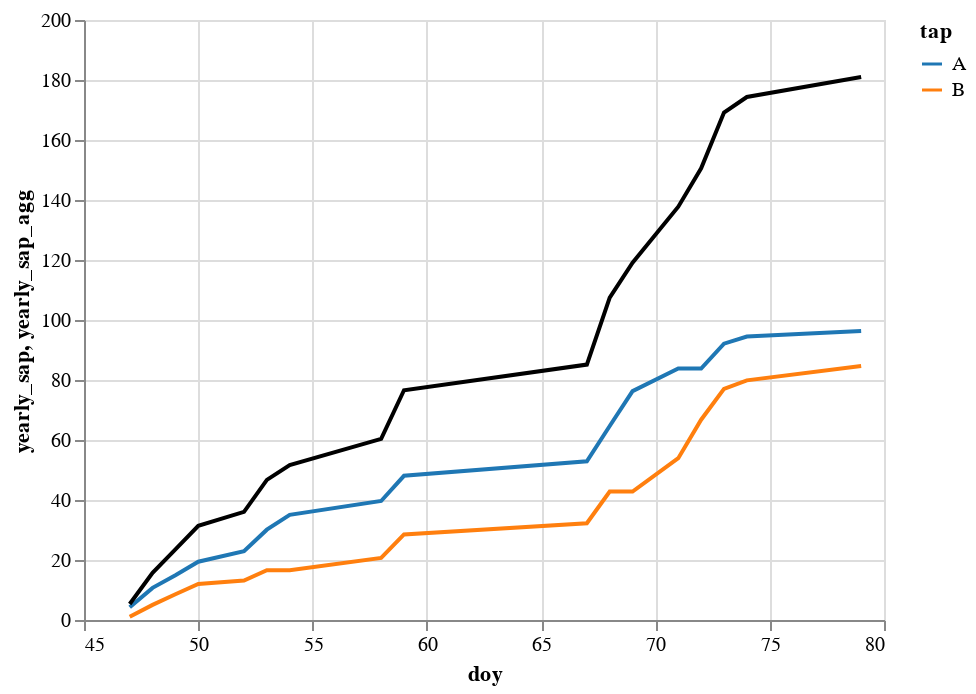

The cell this chart's notebook holds for it:
### Code cell
a+b

### Figure 1 — Vega-Lite specification as saved in the notebook (floating-point values rounded to 4 significant figures)
{"config": {"view": {"continuousWidth": 400, "continuousHeight": 300}}, "layer": [{"data": {"name": "data-a0967a92fba12b78f542711a0ed1d0fd"}, "mark": "line", "encoding": {"color": {"type": "nominal", "field": "tap", "scale": {"scheme": "category10"}}, "x": {"type": "quantitative", "field": "doy"}, "y": {"type": "quantitative", "field": "yearly_sap"}}}, {"data": {"name": "data-a0967a92fba12b78f542711a0ed1d0fd"}, "mark": {"type": "line", "color": "black"}, "encoding": {"x": {"type": "quantitative", "field": "doy"}, "y": {"type": "quantitative", "field": "yearly_sap_agg"}}, "transform": [{"aggregate": [{"op": "sum", "field": "yearly_sap", "as": "yearly_sap_agg"}], "groupby": ["doy"]}]}], "$schema": "https://vega.github.io/schema/vega-lite/v4.8.1.json", "datasets": {"data-a0967a92fba12b78f542711a0ed1d0fd": [{"site": "Harvard Forest", "date": "2012-02-16T00:00:00", "tree": "HF1", "species": "ACSA", "tap": "A", "sugar": 2.7, "sap_wt": 4.24, "year": "2012-01-01T00:00:00", "site_id": "HF", "tree_id": "HF.ACSA.HF1", "tree_record_id": "HF.ACSA.HF1.2012-02-16", "tap_record_id": "HF.ACSA.HF1.A.2012-02-16", "doy": 47, "year_int": 2012, "yearly_sap": 4.24, "yearly_sugar": 11.45}, {"site": "Harvard Forest", "date": "2012-02-16T00:00:00", "tree": "HF1", "species": "ACSA", "tap": "B", "sugar": 2.4, "sap_wt": 1.08, "year": "2012-01-01T00:00:00", "site_id": "HF", "tree_id": "HF.ACSA.HF1", "tree_record_id": "HF.ACSA.HF1.2012-02-16", "tap_record_id": "HF.ACSA.HF1.B.2012-02-16", "doy": 47, "year_int": 2012, "yearly_sap": 1.08, "yearly_sugar": 2.592}, {"site": "Harvard Forest", "date": "2012-02-17T00:00:00", "tree": "HF1", "species": "ACSA", "tap": "B", "sugar": 2.3, "sap_wt": 3.96, "year": "2012-01-01T00:00:00", "site_id": "HF", "tree_id": "HF.ACSA.HF1", "tree_record_id": "HF.ACSA.HF1.2012-02-17", "tap_record_id": "HF.ACSA.HF1.B.2012-02-17", "doy": 48, "year_int": 2012, "yearly_sap": 5.04, "yearly_sugar": 11.7}, {"site": "Harvard Forest", "date": "2012-02-17T00:00:00", "tree": "HF1", "species": "ACSA", "tap": "A", "sugar": 2.6, "sap_wt": 6.47, "year": "2012-01-01T00:00:00", "site_id": "HF", "tree_id": "HF.ACSA.HF1", "tree_record_id": "HF.ACSA.HF1.2012-02-17", "tap_record_id": "HF.ACSA.HF1.A.2012-02-17", "doy": 48, "year_int": 2012, "yearly_sap": 10.71, "yearly_sugar": 28.27}, {"site": "Harvard Forest", "date": "2012-02-18T00:00:00", "tree": "HF1", "species": "ACSA", "tap": "B", "sugar": 2.4, "sap_wt": 3.54, "year": "2012-01-01T00:00:00", "site_id": "HF", "tree_id": "HF.ACSA.HF1", "tree_record_id": "HF.ACSA.HF1.2012-02-18", "tap_record_id": "HF.ACSA.HF1.B.2012-02-18", "doy": 49, "year_int": 2012, "yearly_sap": 8.58, "yearly_sugar": 20.2}, {"site": "Harvard Forest", "date": "2012-02-18T00:00:00", "tree": "HF1", "species": "ACSA", "tap": "A", "sugar": 2.6, "sap_wt": 4.22, "year": "2012-01-01T00:00:00", "site_id": "HF", "tree_id": "HF.ACSA.HF1", "tree_record_id": "HF.ACSA.HF1.2012-02-18", "tap_record_id": "HF.ACSA.HF1.A.2012-02-18", "doy": 49, "year_int": 2012, "yearly_sap": 14.93, "yearly_sugar": 39.24}, {"site": "Harvard Forest", "date": "2012-02-19T00:00:00", "tree": "HF1", "species": "ACSA", "tap": "B", "sugar": 2.3, "sap_wt": 3.41, "year": "2012-01-01T00:00:00", "site_id": "HF", "tree_id": "HF.ACSA.HF1", "tree_record_id": "HF.ACSA.HF1.2012-02-19", "tap_record_id": "HF.ACSA.HF1.B.2012-02-19", "doy": 50, "year_int": 2012, "yearly_sap": 11.99, "yearly_sugar": 28.04}, {"site": "Harvard Forest", "date": "2012-02-19T00:00:00", "tree": "HF1", "species": "ACSA", "tap": "A", "sugar": 2.6, "sap_wt": 4.5, "year": "2012-01-01T00:00:00", "site_id": "HF", "tree_id": "HF.ACSA.HF1", "tree_record_id": "HF.ACSA.HF1.2012-02-19", "tap_record_id": "HF.ACSA.HF1.A.2012-02-19", "doy": 50, "year_int": 2012, "yearly_sap": 19.43, "yearly_sugar": 50.94}, {"site": "Harvard Forest", "date": "2012-02-21T00:00:00", "tree": "HF1", "species": "ACSA", "tap": "B", "sugar": 2.5, "sap_wt": 1.14, "year": "2012-01-01T00:00:00", "site_id": "HF", "tree_id": "HF.ACSA.HF1", "tree_record_id": "HF.ACSA.HF1.2012-02-21", "tap_record_id": "HF.ACSA.HF1.B.2012-02-21", "doy": 52, "year_int": 2012, "yearly_sap": 13.13, "yearly_sugar": 30.89}, {"site": "Harvard Forest", "date": "2012-02-21T00:00:00", "tree": "HF1", "species": "ACSA", "tap": "A", "sugar": 2.3, "sap_wt": 3.5, "year": "2012-01-01T00:00:00", "site_id": "HF", "tree_id": "HF.ACSA.HF1", "tree_record_id": "HF.ACSA.HF1.2012-02-21", "tap_record_id": "HF.ACSA.HF1.A.2012-02-21", "doy": 52, "year_int": 2012, "yearly_sap": 22.93, "yearly_sugar": 58.99}, {"site": "Harvard Forest", "date": "2012-02-22T00:00:00", "tree": "HF1", "species": "ACSA", "tap": "B", "sugar": 2.3, "sap_wt": 3.46, "year": "2012-01-01T00:00:00", "site_id": "HF", "tree_id": "HF.ACSA.HF1", "tree_record_id": "HF.ACSA.HF1.2012-02-22", "tap_record_id": "HF.ACSA.HF1.B.2012-02-22", "doy": 53, "year_int": 2012, "yearly_sap": 16.59, "yearly_sugar": 38.85}, {"site": "Harvard Forest", "date": "2012-02-22T00:00:00", "tree": "HF1", "species": "ACSA", "tap": "A", "sugar": 2.6, "sap_wt": 7.18, "year": "2012-01-01T00:00:00", "site_id": "HF", "tree_id": "HF.ACSA.HF1", "tree_record_id": "HF.ACSA.HF1.2012-02-22", "tap_record_id": "HF.ACSA.HF1.A.2012-02-22", "doy": 53, "year_int": 2012, "yearly_sap": 30.11, "yearly_sugar": 77.66}, {"site": "Harvard Forest", "date": "2012-02-23T00:00:00", "tree": "HF1", "species": "ACSA", "tap": "A", "sugar": 2.5, "sap_wt": 4.94, "year": "2012-01-01T00:00:00", "site_id": "HF", "tree_id": "HF.ACSA.HF1", "tree_record_id": "HF.ACSA.HF1.2012-02-23", "tap_record_id": "HF.ACSA.HF1.A.2012-02-23", "doy": 54, "year_int": 2012, "yearly_sap": 35.05, "yearly_sugar": 90.01}, {"site": "Harvard Forest", "date": "2012-02-23T00:00:00", "tree": "HF1", "species": "ACSA", "tap": "B", "sugar": 2.2, "sap_wt": null, "year": "2012-01-01T00:00:00", "site_id": "HF", "tree_id": "HF.ACSA.HF1", "tree_record_id": "HF.ACSA.HF1.2012-02-23", "tap_record_id": "HF.ACSA.HF1.B.2012-02-23", "doy": 54, "year_int": 2012, "yearly_sap": 16.59, "yearly_sugar": 38.85}, {"site": "Harvard Forest", "date": "2012-02-27T00:00:00", "tree": "HF1", "species": "ACSA", "tap": "A", "sugar": 2.6, "sap_wt": 4.62, "year": "2012-01-01T00:00:00", "site_id": "HF", "tree_id": "HF.ACSA.HF1", "tree_record_id": "HF.ACSA.HF1.2012-02-27", "tap_record_id": "HF.ACSA.HF1.A.2012-02-27", "doy": 58, "year_int": 2012, "yearly_sap": 39.67, "yearly_sugar": 102.0}, {"site": "Harvard Forest", "date": "2012-02-27T00:00:00", "tree": "HF1", "species": "ACSA", "tap": "B", "sugar": 2.5, "sap_wt": 4.1, "year": "2012-01-01T00:00:00", "site_id": "HF", "tree_id": "HF.ACSA.HF1", "tree_record_id": "HF.ACSA.HF1.2012-02-27", "tap_record_id": "HF.ACSA.HF1.B.2012-02-27", "doy": 58, "year_int": 2012, "yearly_sap": 20.69, "yearly_sugar": 49.1}, {"site": "Harvard Forest", "date": "2012-02-28T00:00:00", "tree": "HF1", "species": "ACSA", "tap": "B", "sugar": 2.1, "sap_wt": 7.82, "year": "2012-01-01T00:00:00", "site_id": "HF", "tree_id": "HF.ACSA.HF1", "tree_record_id": "HF.ACSA.HF1.2012-02-28", "tap_record_id": "HF.ACSA.HF1.B.2012-02-28", "doy": 59, "year_int": 2012, "yearly_sap": 28.51, "yearly_sugar": 65.52}, {"site": "Harvard Forest", "date": "2012-02-28T00:00:00", "tree": "HF1", "species": "ACSA", "tap": "A", "sugar": 2.5, "sap_wt": 8.4, "year": "2012-01-01T00:00:00", "site_id": "HF", "tree_id": "HF.ACSA.HF1", "tree_record_id": "HF.ACSA.HF1.2012-02-28", "tap_record_id": "HF.ACSA.HF1.A.2012-02-28", "doy": 59, "year_int": 2012, "yearly_sap": 48.07, "yearly_sugar": 123.0}, {"site": "Harvard Forest", "date": "2012-03-07T00:00:00", "tree": "HF1", "species": "ACSA", "tap": "B", "sugar": null, "sap_wt": 3.74, "year": "2012-01-01T00:00:00", "site_id": "HF", "tree_id": "HF.ACSA.HF1", "tree_record_id": "HF.ACSA.HF1.2012-03-07", "tap_record_id": "HF.ACSA.HF1.B.2012-03-07", "doy": 67, "year_int": 2012, "yearly_sap": 32.25, "yearly_sugar": 65.52}, {"site": "Harvard Forest", "date": "2012-03-07T00:00:00", "tree": "HF1", "species": "ACSA", "tap": "A", "sugar": 2.2, "sap_wt": 4.82, "year": "2012-01-01T00:00:00", "site_id": "HF", "tree_id": "HF.ACSA.HF1", "tree_record_id": "HF.ACSA.HF1.2012-03-07", "tap_record_id": "HF.ACSA.HF1.A.2012-03-07", "doy": 67, "year_int": 2012, "yearly_sap": 52.89, "yearly_sugar": 133.6}, {"site": "Harvard Forest", "date": "2012-03-08T00:00:00", "tree": "HF1", "species": "ACSA", "tap": "B", "sugar": 2.5, "sap_wt": 10.56, "year": "2012-01-01T00:00:00", "site_id": "HF", "tree_id": "HF.ACSA.HF1", "tree_record_id": "HF.ACSA.HF1.2012-03-08", "tap_record_id": "HF.ACSA.HF1.B.2012-03-08", "doy": 68, "year_int": 2012, "yearly_sap": 42.81, "yearly_sugar": 91.92}, {"site": "Harvard Forest", "date": "2012-03-08T00:00:00", "tree": "HF1", "species": "ACSA", "tap": "A", "sugar": 2.7, "sap_wt": 11.78, "year": "2012-01-01T00:00:00", "site_id": "HF", "tree_id": "HF.ACSA.HF1", "tree_record_id": "HF.ACSA.HF1.2012-03-08", "tap_record_id": "HF.ACSA.HF1.A.2012-03-08", "doy": 68, "year_int": 2012, "yearly_sap": 64.67, "yearly_sugar": 165.4}, {"site": "Harvard Forest", "date": "2012-03-09T00:00:00", "tree": "HF1", "species": "ACSA", "tap": "A", "sugar": 2.6, "sap_wt": 11.62, "year": "2012-01-01T00:00:00", "site_id": "HF", "tree_id": "HF.ACSA.HF1", "tree_record_id": "HF.ACSA.HF1.2012-03-09", "tap_record_id": "HF.ACSA.HF1.A.2012-03-09", "doy": 69, "year_int": 2012, "yearly_sap": 76.29, "yearly_sugar": 195.6}, {"site": "Harvard Forest", "date": "2012-03-09T00:00:00", "tree": "HF1", "species": "ACSA", "tap": "B", "sugar": 2.2, "sap_wt": null, "year": "2012-01-01T00:00:00", "site_id": "HF", "tree_id": "HF.ACSA.HF1", "tree_record_id": "HF.ACSA.HF1.2012-03-09", "tap_record_id": "HF.ACSA.HF1.B.2012-03-09", "doy": 69, "year_int": 2012, "yearly_sap": 42.81, "yearly_sugar": 91.92}, {"site": "Harvard Forest", "date": "2012-03-11T00:00:00", "tree": "HF1", "species": "ACSA", "tap": "A", "sugar": 2.6, "sap_wt": 7.52, "year": "2012-01-01T00:00:00", "site_id": "HF", "tree_id": "HF.ACSA.HF1", "tree_record_id": "HF.ACSA.HF1.2012-03-11", "tap_record_id": "HF.ACSA.HF1.A.2012-03-11", "doy": 71, "year_int": 2012, "yearly_sap": 83.81, "yearly_sugar": 215.2}, {"site": "Harvard Forest", "date": "2012-03-11T00:00:00", "tree": "HF1", "species": "ACSA", "tap": "B", "sugar": 2.6, "sap_wt": 11.14, "year": "2012-01-01T00:00:00", "site_id": "HF", "tree_id": "HF.ACSA.HF1", "tree_record_id": "HF.ACSA.HF1.2012-03-11", "tap_record_id": "HF.ACSA.HF1.B.2012-03-11", "doy": 71, "year_int": 2012, "yearly_sap": 53.95, "yearly_sugar": 120.9}, {"site": "Harvard Forest", "date": "2012-03-12T00:00:00", "tree": "HF1", "species": "ACSA", "tap": "B", "sugar": 2.4, "sap_wt": 12.82, "year": "2012-01-01T00:00:00", "site_id": "HF", "tree_id": "HF.ACSA.HF1", "tree_record_id": "HF.ACSA.HF1.2012-03-12", "tap_record_id": "HF.ACSA.HF1.B.2012-03-12", "doy": 72, "year_int": 2012, "yearly_sap": 66.77, "yearly_sugar": 151.7}, {"site": "Harvard Forest", "date": "2012-03-12T00:00:00", "tree": "HF1", "species": "ACSA", "tap": "A", "sugar": 2.4, "sap_wt": null, "year": "2012-01-01T00:00:00", "site_id": "HF", "tree_id": "HF.ACSA.HF1", "tree_record_id": "HF.ACSA.HF1.2012-03-12", "tap_record_id": "HF.ACSA.HF1.A.2012-03-12", "doy": 72, "year_int": 2012, "yearly_sap": 83.81, "yearly_sugar": 215.2}, {"site": "Harvard Forest", "date": "2012-03-13T00:00:00", "tree": "HF1", "species": "ACSA", "tap": "A", "sugar": 2.2, "sap_wt": 8.3, "year": "2012-01-01T00:00:00", "site_id": "HF", "tree_id": "HF.ACSA.HF1", "tree_record_id": "HF.ACSA.HF1.2012-03-13", "tap_record_id": "HF.ACSA.HF1.A.2012-03-13", "doy": 73, "year_int": 2012, "yearly_sap": 92.11, "yearly_sugar": 233.5}, {"site": "Harvard Forest", "date": "2012-03-13T00:00:00", "tree": "HF1", "species": "ACSA", "tap": "B", "sugar": 2.3, "sap_wt": 10.28, "year": "2012-01-01T00:00:00", "site_id": "HF", "tree_id": "HF.ACSA.HF1", "tree_record_id": "HF.ACSA.HF1.2012-03-13", "tap_record_id": "HF.ACSA.HF1.B.2012-03-13", "doy": 73, "year_int": 2012, "yearly_sap": 77.05, "yearly_sugar": 175.3}, {"site": "Harvard Forest", "date": "2012-03-14T00:00:00", "tree": "HF1", "species": "ACSA", "tap": "B", "sugar": 2.1, "sap_wt": 2.82, "year": "2012-01-01T00:00:00", "site_id": "HF", "tree_id": "HF.ACSA.HF1", "tree_record_id": "HF.ACSA.HF1.2012-03-14", "tap_record_id": "HF.ACSA.HF1.B.2012-03-14", "doy": 74, "year_int": 2012, "yearly_sap": 79.87, "yearly_sugar": 181.2}, {"site": "Harvard Forest", "date": "2012-03-14T00:00:00", "tree": "HF1", "species": "ACSA", "tap": "A", "sugar": 2.2, "sap_wt": 2.36, "year": "2012-01-01T00:00:00", "site_id": "HF", "tree_id": "HF.ACSA.HF1", "tree_record_id": "HF.ACSA.HF1.2012-03-14", "tap_record_id": "HF.ACSA.HF1.A.2012-03-14", "doy": 74, "year_int": 2012, "yearly_sap": 94.47, "yearly_sugar": 238.6}, {"site": "Harvard Forest", "date": "2012-03-19T00:00:00", "tree": "HF1", "species": "ACSA", "tap": "A", "sugar": 2.1, "sap_wt": 1.88, "year": "2012-01-01T00:00:00", "site_id": "HF", "tree_id": "HF.ACSA.HF1", "tree_record_id": "HF.ACSA.HF1.2012-03-19", "tap_record_id": "HF.ACSA.HF1.A.2012-03-19", "doy": 79, "year_int": 2012, "yearly_sap": 96.35, "yearly_sugar": 242.6}, {"site": "Harvard Forest", "date": "2012-03-19T00:00:00", "tree": "HF1", "species": "ACSA", "tap": "B", "sugar": 2.1, "sap_wt": 4.78, "year": "2012-01-01T00:00:00", "site_id": "HF", "tree_id": "HF.ACSA.HF1", "tree_record_id": "HF.ACSA.HF1.2012-03-19", "tap_record_id": "HF.ACSA.HF1.B.2012-03-19", "doy": 79, "year_int": 2012, "yearly_sap": 84.65, "yearly_sugar": 191.3}]}}
